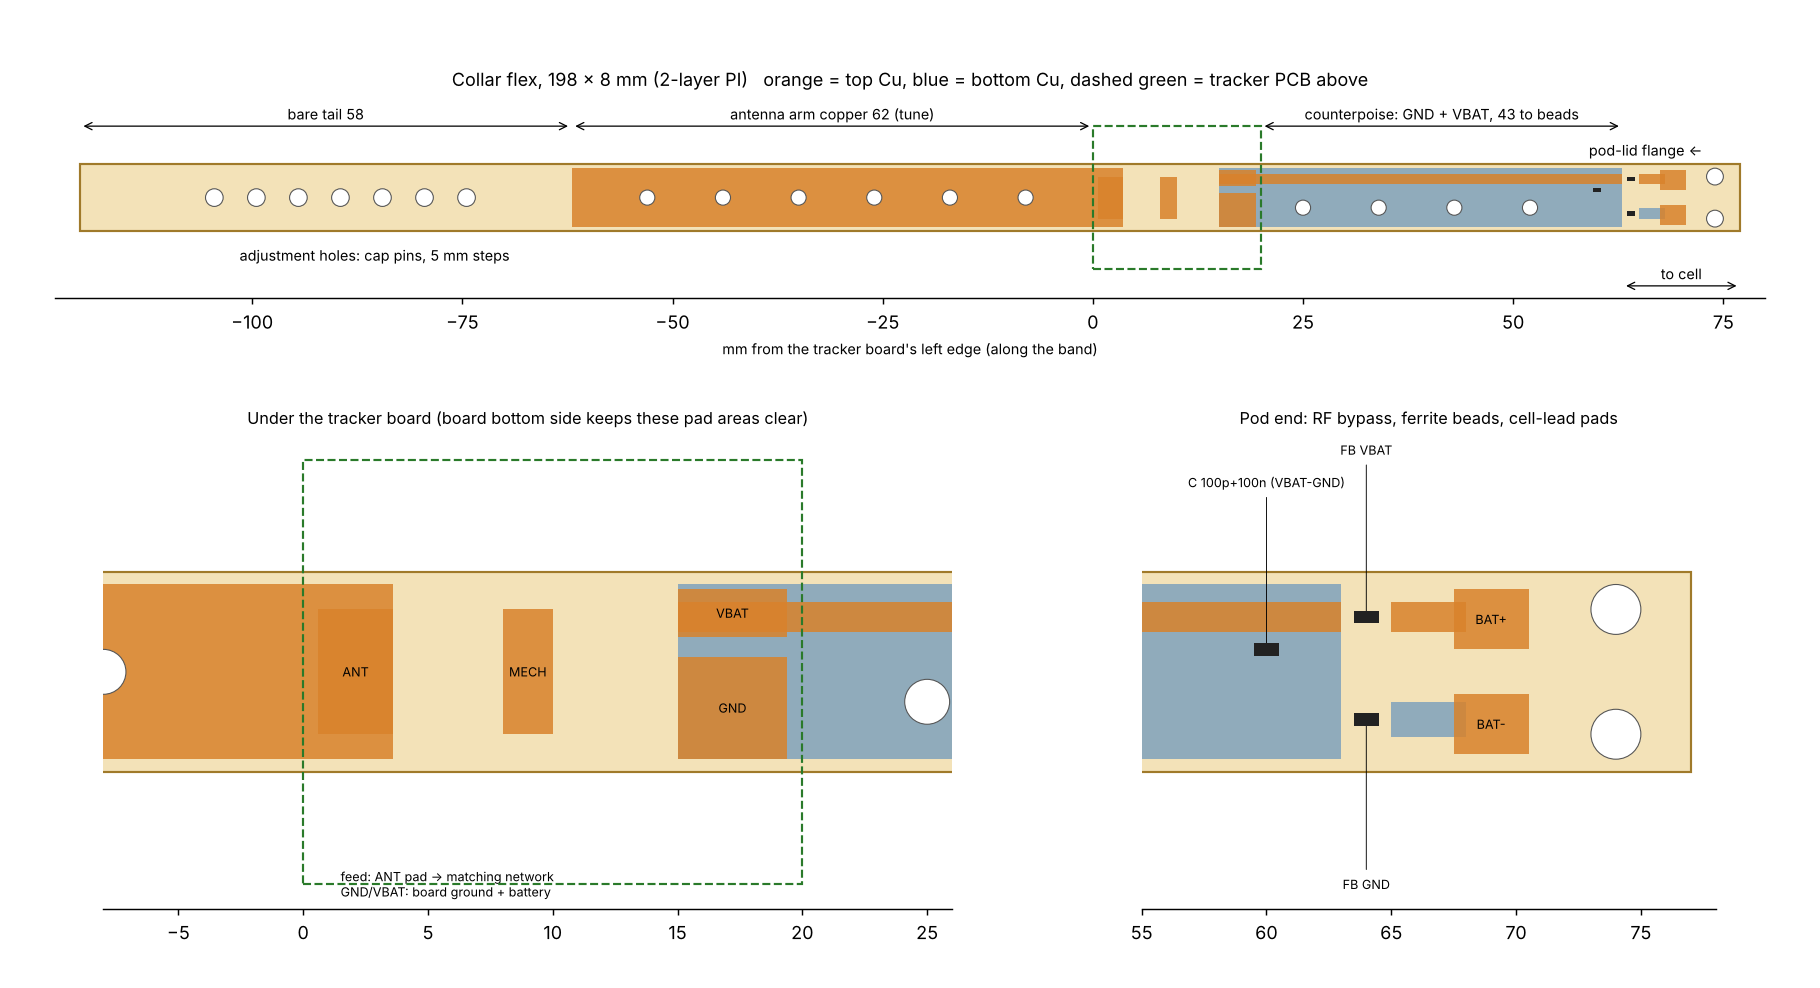

Recreate this plot in Python.
"""
Concept layout for the single collar flex: antenna arm (left) + battery/counterpoise arm (right),
continuous under a 15 x 20 mm tracker board. x = 0 at the board's left edge, along the band.
Outputs flex_strip.png (dimensioned sketch) and flex_strip.dxf (layers: EDGE, TOP_CU, BOT_CU,
HOLES, BOARD, PARTS) for import into KiCad (File > Import > Graphics, 1 unit = 1 mm).
All lengths are first guesses for a ~72 mm neck; re-run the NEC sweep before ordering.
"""
import matplotlib; matplotlib.use("Agg")
import matplotlib.pyplot as plt
from matplotlib.patches import Rectangle, Circle, FancyBboxPatch
import ezdxf

# ---------------- geometry (mm) ----------------
W = 8.0                    # flex width
pull = 0.5                 # copper pull-back from the flex edge
board_l, board_w = 20.0, 17.0
# adjustment holes for the pinned cap (from the board edge; must match band_mould.py)
adj_s0, adj_n, adj_pitch, adj_hole = 74.5, 7, 5.0, 2.1
left_band = adj_s0 + (adj_n - 1)*adj_pitch + 18.0 - 2.0   # flex ends 2 mm short of the band's tail end
right_band = 51.0          # board edge -> pod lid (49 mm pod incl. taper)
into_flange = 6.0          # flex runs this far into the cap / pod-lid anchor flange
x_L = -left_band           # flex left end, 2 mm inside the band's tail
x_R = board_l + right_band + into_flange
arm_cu = 62.0              # antenna copper length from the board edge (tune with the NEC sweep / VNA)
bead_x = board_l + right_band - 8.0     # beads just before the pod: isolates pod + cell from the antenna
hole_d, hole_pitch = 1.8, 9.0
vbat_w, vbat_y = 1.2, 2.2               # VBAT trace (top layer) offset from the centreline
anchor_y = 2.5                          # matches the anchor holes in the cap / pod-lid flanges

# pads under the board (bottom side of the tracker PCB)
pads = [  # (name, x0, x1, y0, y1, layer)
    ("ANT",  0.6, 3.6, -2.5, 2.5, "TOP_CU"),
    ("MECH", 8.0, 10.0, -2.5, 2.5, "TOP_CU"),     # isolated, just holds the flex flat
    ("GND",  15.0, 19.4, -3.5, 0.6, "TOP_CU"),
    ("VBAT", 15.0, 19.4, 1.4, 3.3, "TOP_CU"),
]

rects, circles, lines = [], [], []    # (layer, ...) for the DXF + plot
def R(layer, x0, x1, y0, y1, label=None): rects.append((layer, x0, x1, y0, y1, label))
def C(layer, x, y, d): circles.append((layer, x, y, d))

R("EDGE", x_L, x_R, -W/2, W/2)
R("BOARD", 0, board_l, -board_w/2, board_w/2, "tracker PCB 17 x 20 (above flex)")
# antenna arm: solid copper, top layer, from the ANT pad out to arm_cu
R("TOP_CU", -arm_cu, 3.6, -W/2 + pull, W/2 - pull)
# counterpoise arm: GND bottom layer from under the board to the beads; VBAT trace on top
R("BOT_CU", 15.0, bead_x, -W/2 + pull, W/2 - pull)
R("TOP_CU", 15.0, bead_x, vbat_y - vbat_w/2, vbat_y + vbat_w/2)
# after the beads: plain narrow traces to the cell-lead pads at the pod flange
R("BOT_CU", bead_x + 2.0, x_R - into_flange - 3.0, -2.6, -1.2)               # GND to cell -
R("TOP_CU", bead_x + 2.0, x_R - into_flange - 3.0, vbat_y - 0.6, vbat_y + 0.6) # VBAT to cell +
R("TOP_CU", x_R - into_flange - 3.5, x_R - into_flange - 0.5, 0.9, 3.3, "BAT+")
R("TOP_CU", x_R - into_flange - 3.5, x_R - into_flange - 0.5, -3.3, -0.9, "BAT-")           # via to BOT_CU
for p in pads:
    R(p[5], p[1], p[2], p[3], p[4], p[0])
# parts on the flex (0402): cap before the beads, beads in GND and VBAT
parts = [("C 100p+100n (VBAT-GND)", bead_x - 3.0, 0.9), ("FB VBAT", bead_x + 1.0, vbat_y), ("FB GND", bead_x + 1.0, -1.9)]
# silicone key holes: centreline on the antenna arm, offset on the battery arm
x = -8.0
while x > -adj_s0 + 4:
    if abs(x + arm_cu) > 2.0:          # keep holes clear of the copper's end
        C("HOLES", x, 0.0, hole_d)
    x -= hole_pitch
x = board_l + 5.0
while x < bead_x - 5:
    C("HOLES", x, -1.2, hole_d); x += hole_pitch
# adjustment holes (cap pins bear on the polyimide here) + pod-lid flange anchors
for i in range(adj_n):
    C("HOLES", -(adj_s0 + i*adj_pitch), 0.0, adj_hole)
for y in (-anchor_y, anchor_y):
    C("HOLES", x_R - into_flange/2, y, 2.0)

# ---------------- DXF ----------------
doc = ezdxf.new(units=4)
msp = doc.modelspace()
for lay in ("EDGE", "TOP_CU", "BOT_CU", "HOLES", "BOARD", "PARTS"):
    doc.layers.add(lay)
for lay, x0, x1, y0, y1, _ in rects:
    msp.add_lwpolyline([(x0, y0), (x1, y0), (x1, y1), (x0, y1)], close=True, dxfattribs={"layer": lay})
for lay, x, y, d in circles:
    msp.add_circle((x, y), d/2, dxfattribs={"layer": lay})
for name, x, y in parts:
    msp.add_lwpolyline([(x-0.5, y-0.25), (x+0.5, y-0.25), (x+0.5, y+0.25), (x-0.5, y+0.25)],
                       close=True, dxfattribs={"layer": "PARTS"})
doc.saveas("flex_strip.dxf")

# ---------------- drawing ----------------
col = {"EDGE": ("#f3e2b8", "#a07a2a"), "TOP_CU": ("#d9822b", "none"), "BOT_CU": ("#3f7fbf", "none"),
       "BOARD": ("none", "#2a7a2a")}
def draw(ax, x0, x1, detail):
    for lay, a, b, c, d, lab in rects:
        if lay not in col: continue
        fc, ec = col[lay]
        alpha = 0.55 if lay == "BOT_CU" else (0.85 if lay == "TOP_CU" else 1)
        ls = "--" if lay == "BOARD" else "-"
        ax.add_patch(Rectangle((a, c), b - a, d - c, fc=fc, ec=ec, lw=1.2 if lay in ("EDGE", "BOARD") else 0,
                               alpha=alpha, ls=ls, zorder={"EDGE": 1, "BOT_CU": 2, "TOP_CU": 3, "BOARD": 5}[lay]))
        if lab and detail and x0 <= (a+b)/2 <= x1 and lay != "BOARD":
            ax.text((a+b)/2, (c+d)/2, lab, ha="center", va="center", fontsize=7, zorder=9, color="black")
    for lay, x, y, d in circles:
        ax.add_patch(Circle((x, y), d/2, fc="white", ec="#555", lw=0.6, zorder=6))
    for name, x, y in parts:
        ax.add_patch(Rectangle((x-0.5, y-0.25), 1.0, 0.5, fc="#222", zorder=7))
        if detail: ax.annotate(name, (x, y), (x, y + 6.5 if "VBAT" in name else y - 6.8 if "GND" in name else y + 6.5),
                               fontsize=7, ha="center", arrowprops=dict(arrowstyle="-", lw=0.5))
    ax.set_xlim(x0, x1); ax.set_aspect("equal"); ax.set_yticks([])
    ax.spines[["left", "right", "top"]].set_visible(False)

fig = plt.figure(figsize=(14, 7.6))
ax1 = fig.add_axes([0.03, 0.66, 0.94, 0.28])
draw(ax1, x_L - 3, x_R + 3, False); ax1.set_ylim(-12, 12)
ax1.set_title(f"Collar flex, {x_R - x_L:.0f} x {W:.0f} mm (2-layer PI)   orange = top Cu, blue = bottom Cu, "
              "dashed green = tracker PCB above", fontsize=10)
def dim(ax, a, b, y, text):
    ax.annotate("", (a, y), (b, y), arrowprops=dict(arrowstyle="<->", lw=0.7))
    ax.text((a+b)/2, y + 0.8, text, ha="center", fontsize=8)
dim(ax1, -arm_cu, 0, 8.5, f"antenna arm copper {arm_cu:.0f} (tune)")
dim(ax1, x_L, -arm_cu, 8.5, f"bare tail {-x_L - arm_cu:.0f}")
dim(ax1, board_l, bead_x, 8.5, f"counterpoise: GND + VBAT, {bead_x - board_l:.0f} to beads")
dim(ax1, bead_x, x_R, -10.5, "to cell")
ax1.text(-(adj_s0 + 3*adj_pitch) - 12, -7.5, "adjustment holes: cap pins, 5 mm steps", fontsize=8); ax1.text(x_R - 18, 5, "pod-lid flange ←", fontsize=8)
ax1.set_xlabel("mm from the tracker board's left edge (along the band)", fontsize=8)

ax2 = fig.add_axes([0.03, 0.08, 0.52, 0.48])
draw(ax2, -8, 26, True); ax2.set_ylim(-9.5, 9.5)
ax2.set_title("Under the tracker board (board bottom side keeps these pad areas clear)", fontsize=9)
ax2.text(1.5, -9, "feed: ANT pad → matching network\nGND/VBAT: board ground + battery", fontsize=7)
ax3 = fig.add_axes([0.6, 0.08, 0.37, 0.48])
draw(ax3, bead_x - 8, x_R + 1, True); ax3.set_ylim(-9.5, 9.5)
ax3.set_title("Pod end: RF bypass, ferrite beads, cell-lead pads", fontsize=9)
fig.savefig("flex_strip.png", dpi=130)
print(f"flex {x_R - x_L:.1f} mm long; antenna Cu {arm_cu} mm; beads at {bead_x:.1f} mm "
      f"({bead_x - board_l:.0f} mm past the board)")
